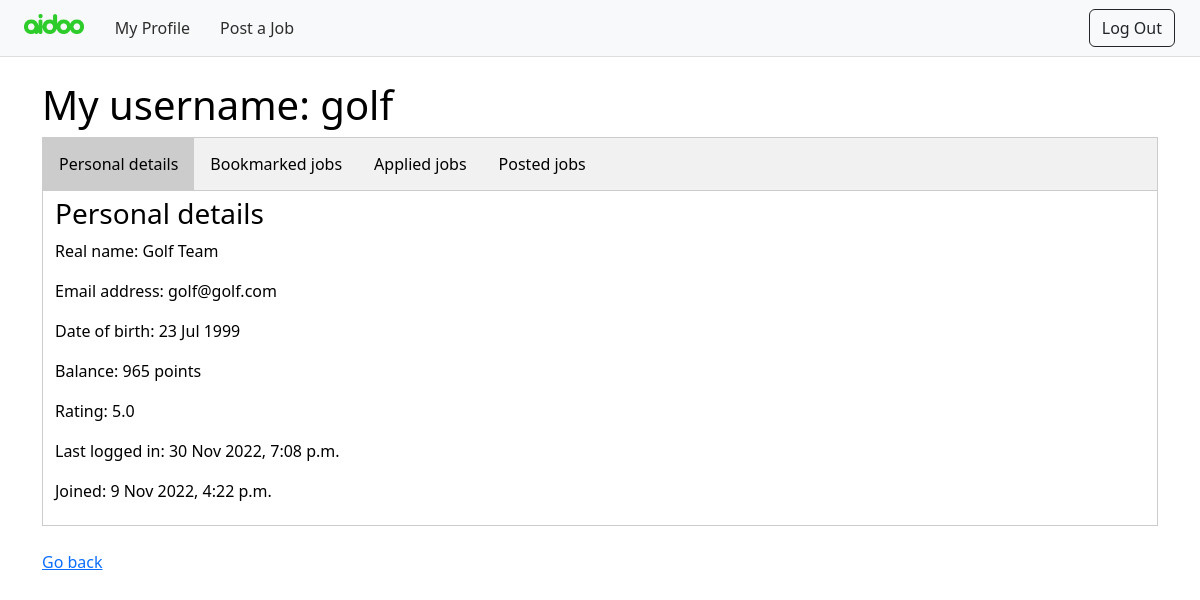
Page /profile/me (signed in) on the earlier database version.
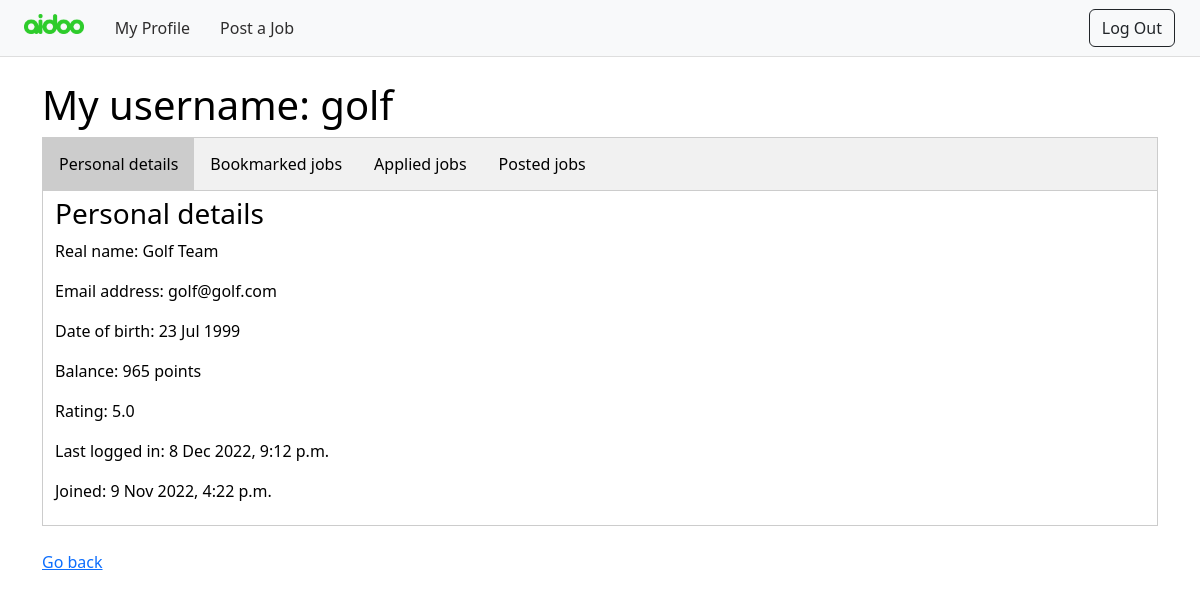
Same page on the later database version.
### userprofile/models.py (models this page shows)
class User(AbstractUser):
    balance = models.IntegerField(default=0)
    date_of_birth = models.DateField()
    rating = models.FloatField(default=0)
    REQUIRED_FIELDS = ["first_name", "last_name", "email", "date_of_birth"]

### userprofile/views.py (the view, shortened to what this page needs)
# urls.py: path("me", views.me, name="me") # My profile
def me(request):
    actual_user_id = request.user.id
    try:
        user_extended = User.objects.get(pk=actual_user_id)
    except User.DoesNotExist:
        raise Http404("User does not exist.")
    saved_jobs = []
    saved = Bookmark.objects.filter(user_id=actual_user_id)
    for job in saved:
        saved_jobs.append([job.job_id, job.saving_time])
    applied_jobs = []
    applied = Application.objects.filter(applicant_id=actual_user_id)
    for job in applied:
        applied_jobs.append([job.job_id, job.status])
    posted_jobs = []
    posted = Job.objects.filter(poster_id=actual_user_id)
    for job in posted:
        applicants = list(Application.objects.filter(job_id=job.job_id))
        posted_jobs.append([job, applicants])
    context = {
        "user": user_extended,
        "saved": saved_jobs,
        "applied": applied_jobs,
        "posted": posted_jobs,
    }
    return render(request, "userprofile/private.html",context)

### templates/userprofile/private.html (shortened to what this page needs)
{% extends 'base.html' %}
{% block content %}
<nav class="navbar navbar-expand-lg navbar-light bg-light sticky-top">
  <a class="navbar-brand" href="{% url 'home' %}"><img class="img-fluid" width="60" height="70" src="../../static/assets/logo_full.png"/></a>
  <div class="collapse navbar-collapse" id="navbarNav">
    <ul class="navbar-nav">
      <li class="nav-item">
        <a class="nav-link" href="{% url 'me' %}">My Profile</a>
      </li>
      <li class="nav-item">
        <a class="nav-link" href="{% url 'post' %}">Post a Job</a>
      </li>
    </ul>
    <ul class="navbar-nav ms-auto">
      <li class="nav-item">
        <a class="btn btn-outline-dark" href="{% url 'logout' %}">Log Out</a>
      </li>
    </ul>
  </div>
</nav>
<div class="container my-4">
  <h1>My username: {{ user.username }}</h1>
  <div class="tab">
    <button class="tablinks" onclick="openTab(event, 'details')" id="details_tab">Personal details</button>
    <button class="tablinks" onclick="openTab(event, 'saved')" id="saved_tab">Bookmarked jobs</button>
    <button class="tablinks" onclick="openTab(event, 'applied')" id="applied_tab">Applied jobs</button>
    <button class="tablinks" onclick="openTab(event, 'posted')" id="posted_tab">Posted jobs</button>
  </div>
  <div id="details" class="tabcontent">
    <h3>Personal details</h3>
    <p>Real name: {{ user.first_name }} {{ user.last_name }}</p>
    <p>Email address: {{ user.email }}</p>
    <p>Date of birth: {{ user.date_of_birth }}</p>
    <p>Balance: {{ user.balance }} points</p>
    <p>Rating: {{ user.rating }}</p>
    <p>Last logged in: {{ user.last_login }}</p>
    <p>Joined: {{ user.date_joined }}</p>
  </div>
  <br/>
  <p><a href="{% url 'home' %}">Go back</a></p>
</div>
{% endblock %}

Differences in the rows shown:
changed User "golf": last_login "30 Nov 2022, 7:08 p.m." → "8 Dec 2022, 9:12 p.m."
